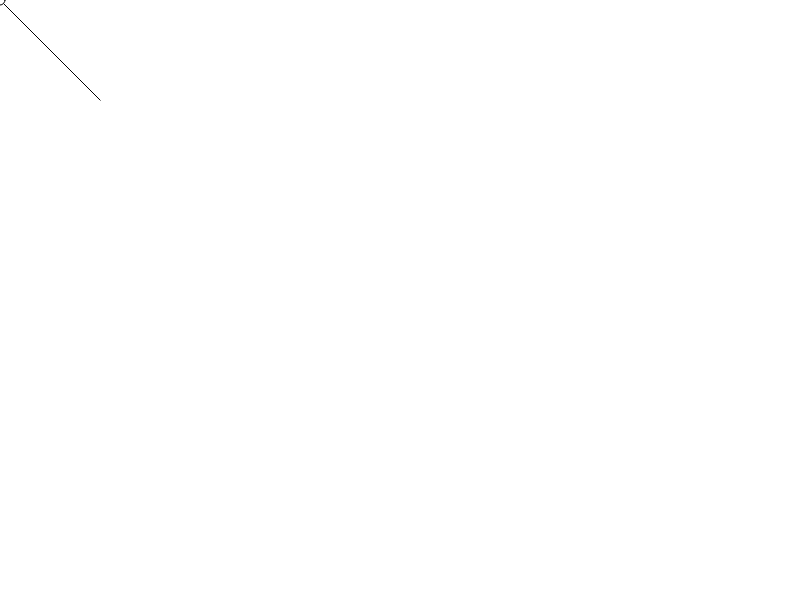
Frame 1 (no input)
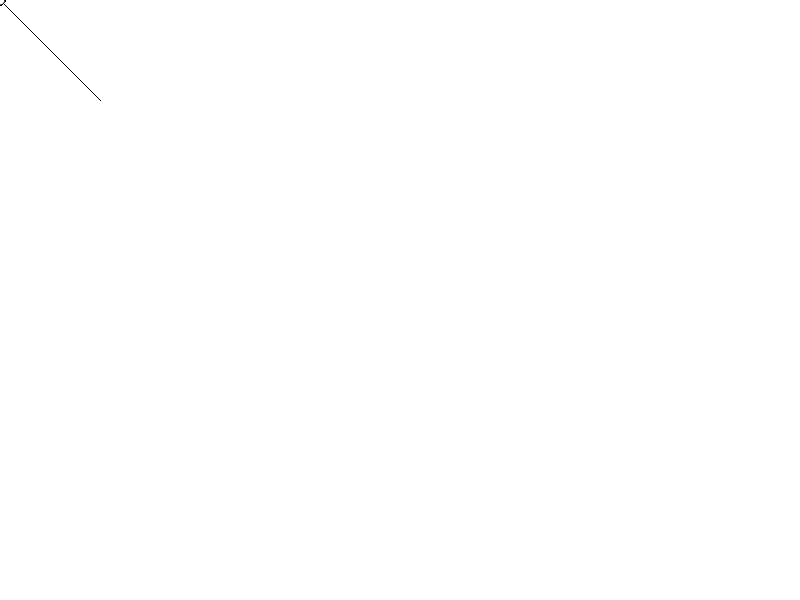
Frame 60 (no input)
Frame 120 (the mouse pressed at the canvas centre since frame 60): identical to frame 60, image omitted

The p5.js sketch that drew these frames (run headless with seeded random() and noise() and a simulated clock; from frame 60 on, the mouse is pressed at the canvas centre):

// p5.js sketch
// ── sketch.js
function setup() {
  createCanvas(800, 600);
  background(255);
}

function draw() {
  // can you draw a X with the two line statemetn, i. e. from top left to bottom right and from bottom left ot top right
  // also please put the ellipse into the center of the sketch
  // Take a look at https://p5js.org/reference/#/p5/windowWidth for making your sketch fullscreen
  line(0,0,100,100);
  line(100,100,0,0);
  ellipse(0,0,10,10);
}
